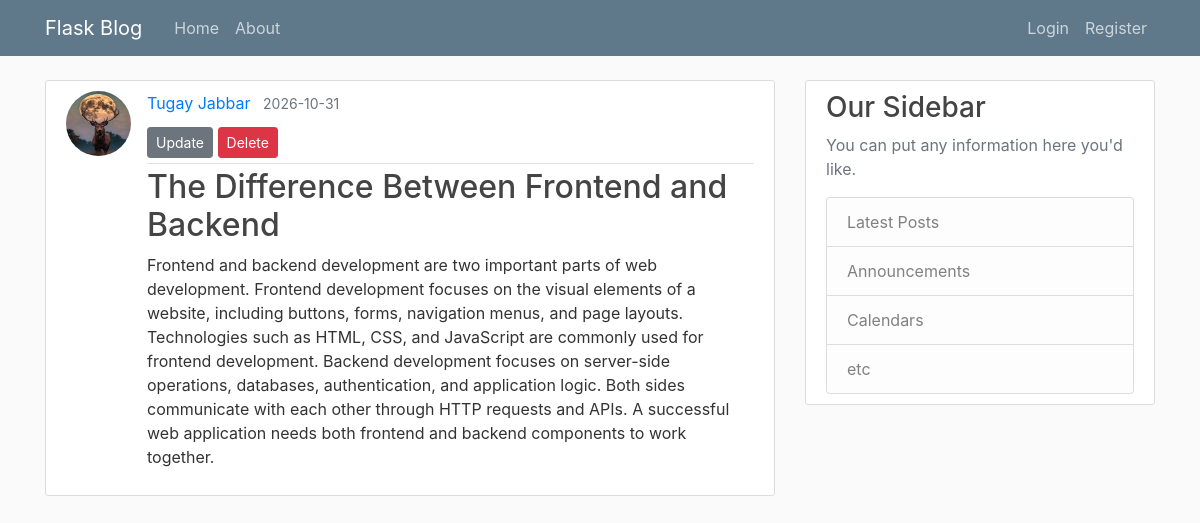
Screenshot of /post/21 with the database file from the repository.
### flaskblog/models.py (models this page shows, shortened)
class User(db.Model, UserMixin):
    id = db.Column(db.Integer, primary_key=True)
    username = db.Column(db.String(20), unique=True, nullable=False)
    email = db.Column(db.String(120), unique=True, nullable=False)
    image_file = db.Column(db.String(20), nullable=False, default='default.jpg')
    password = db.Column(db.String(60), nullable=False)
    posts = db.relationship("Post", backref='author', lazy=True)

class Post(db.Model):
    id = db.Column(db.Integer, primary_key=True)
    title = db.Column(db.String(100), nullable=False)
    date_posted = db.Column(db.DateTime, nullable=False, default=datetime.utcnow)
    content = db.Column(db.Text, nullable=False)
    user_id = db.Column(db.Integer, db.ForeignKey('user.id'), nullable=False)

### flaskblog/routes.py (the view)
@app.route("/post/<int:post_id>")
def post(post_id):
    post = Post.query.get_or_404(post_id)
    return render_template('post.html', title=post.title, post=post)

### flaskblog/templates/post.html (shortened to what this page needs)
{% extends "layout.html" %}
{% block content %}
<article class="media content-section">
    <img class="rounded-circle article-img"
         src="{{ url_for('static', filename='profile_pics/' + post.author.image_file) }}">
    <div class="media-body">
        <div class="article-metadata">
            <a class="mr-2" href="#">
                {{ post.author.username }}
            </a>
            <small class="text-muted">
                {{ post.date_posted.strftime('%Y-%m-%d') }}
            </small>
            <div class="mt-2">
                <a class="btn btn-secondary btn-sm mt-1 mb-1"
                   href="{{ url_for('update_post', post_id=post.id) }}">
                    Update
                </a>
                <button type="button"
                        class="btn btn-danger btn-sm mt-1 mb-1"
                        data-toggle="modal"
                        data-target="#deleteModal">
                    Delete
                </button>
            </div>
        </div>
        <h2 class="article-title">{{ post.title }}</h2>
        <p class="article-content">{{ post.content }}</p>
    </div>
</article>
{% endblock content %}

### flaskblog/static/main.css (style rules this page uses)
body { background: #fafafa; color: #333333; margin-top: 5rem; }
h1, h2, h3, h4, h5, h6 { color: #444444; }
.content-section { background: #ffffff; padding: 10px 20px; border: 1px solid #dddddd; border-radius: 3px; margin-bottom: 20px; }
.article-title { color: #444444; }
.article-content { white-space: pre-line; }
.article-img { height: 65px; width: 65px; margin-right: 16px; }
.article-metadata { padding-bottom: 1px; margin-bottom: 4px; border-bottom: 1px solid #e3e3e3 }

### rows the page displays
User: image_file (picture), author.username "Tugay Jabbar"
Post: date_posted "2026-10-31", title "The Difference Between Frontend and Backend", content "Frontend and backend development are two important parts of web development. Frontend development focuses on the visual elements of a website, including buttons, forms, navigation menus, and page layouts. Technologies such as HTML, CSS, and JavaScript are commonly used for frontend development. Backend development focuses on server-side operations, databases, authentication, and application logic. Both sides communicate with each other through HTTP requests and APIs. A successful web application needs both frontend and backend components to work together."
